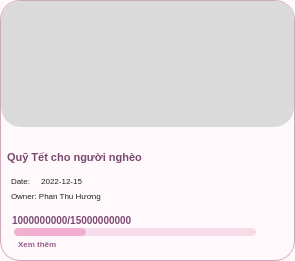
     <widget class="QFrame" name="card7">
      <property name="geometry">
       <rect>
        <x>315</x>
        <y>1046</y>
        <width>295</width>
        <height>261</height>
       </rect>
      </property>
      <property name="styleSheet">
       <string notr="true">QFrame{
    background:#FFF9FC;
    border:1px solid #D0A8BD;
    border-radius:20px;
}</string>
      </property>
      <widget class="QLabel" name="card7Image">
       <property name="geometry">
        <rect>
         <x>1</x>
         <y>1</y>
         <width>293</width>
         <height>126</height>
        </rect>
       </property>
       <property name="styleSheet">
        <string notr="true">QLabel{
    background:#DADADA;
    border:none;
    border-top-left-radius:19px;
    border-top-right-radius:19px;
}</string>
       </property>
       <property name="pixmap">
        <pixmap>campaign36</pixmap>
       </property>
       <property name="scaledContents">
        <bool>true</bool>
       </property>
      </widget>
      <widget class="QLabel" name="card7Title">
       <property name="geometry">
        <rect>
         <x>7</x>
         <y>136</y>
         <width>279</width>
         <height>42</height>
        </rect>
       </property>
       <property name="styleSheet">
        <string notr="true">QLabel{
    color:#78496F;
    font-size:11px;
    font-weight:800;
    background:transparent;
    border:none;
}</string>
       </property>
       <property name="text">
        <string>Quỹ Tết cho người nghèo</string>
       </property>
       <property name="wordWrap">
        <bool>true</bool>
       </property>
      </widget>
      <widget class="QLabel" name="card7Date">
       <property name="geometry">
        <rect>
         <x>11</x>
         <y>173</y>
         <width>170</width>
         <height>16</height>
        </rect>
       </property>
       <property name="styleSheet">
        <string notr="true">QLabel{
    color:#222;
    font-size:8px;
    background:transparent;
    border:none;
}</string>
       </property>
       <property name="text">
        <string>Date:     2022-12-15</string>
       </property>
      </widget>
      <widget class="QLabel" name="card7Owner">
       <property name="geometry">
        <rect>
         <x>11</x>
         <y>188</y>
         <width>180</width>
         <height>16</height>
        </rect>
       </property>
       <property name="styleSheet">
        <string notr="true">QLabel{
    color:#222;
    font-size:8px;
    background:transparent;
    border:none;
}</string>
       </property>
       <property name="text">
        <string>Owner: Phan Thu Hương</string>
       </property>
      </widget>
      <widget class="QLabel" name="card7Money">
       <property name="geometry">
        <rect>
         <x>12</x>
         <y>210</y>
         <width>220</width>
         <height>20</height>
        </rect>
       </property>
       <property name="styleSheet">
        <string notr="true">QLabel{
    color:#7C4A73;
    font-size:10px;
    font-weight:900;
    background:transparent;
    border:none;
}</string>
       </property>
       <property name="text">
        <string>1000000000/15000000000</string>
       </property>
      </widget>
      <widget class="QProgressBar" name="card7Progress">
       <property name="geometry">
        <rect>
         <x>14</x>
         <y>228</y>
         <width>242</width>
         <height>8</height>
        </rect>
       </property>
       <property name="styleSheet">
        <string notr="true">QProgressBar{
    background:#F6DCE8;
    border:none;
    border-radius:4px;
}
QProgressBar::chunk{
    background:#F2AED0;
    border-radius:4px;
}</string>
       </property>
       <property name="value">
        <number>30</number>
       </property>
       <property name="textVisible">
        <bool>false</bool>
       </property>
      </widget>
      <widget class="QLabel" name="card7More">
       <property name="geometry">
        <rect>
         <x>18</x>
         <y>236</y>
         <width>70</width>
         <height>16</height>
        </rect>
       </property>
       <property name="styleSheet">
        <string notr="true">QLabel{
    color:#9A5C8B;
    font-size:8px;
    font-weight:700;
    background:transparent;
    border:none;
}</string>
       </property>
       <property name="text">
        <string>Xem thêm</string>
       </property>
      </widget>
     </widget>
